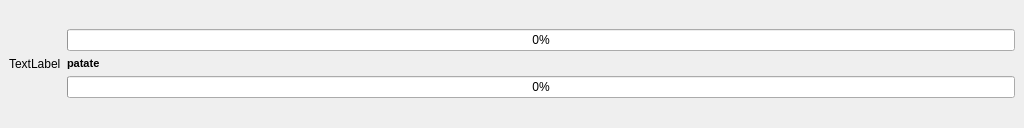
<?xml version="1.0" encoding="UTF-8"?>
<ui version="4.0">
 <class>rumba_loading</class>
 <widget class="QMainWindow" name="rumba_loading">
  <property name="geometry">
   <rect>
    <x>0</x>
    <y>0</y>
    <width>1024</width>
    <height>128</height>
   </rect>
  </property>
  <property name="windowTitle">
   <string>Rumba is busy...</string>
  </property>
  <widget class="QWidget" name="centralwidget">
   <layout class="QHBoxLayout" name="horizontalLayout">
    <item>
     <widget class="QLabel" name="movie_screen">
      <property name="text">
       <string>TextLabel</string>
      </property>
     </widget>
    </item>
    <item>
     <layout class="QVBoxLayout" name="verticalLayout">
      <item>
       <spacer name="verticalSpacer">
        <property name="orientation">
         <enum>Qt::Vertical</enum>
        </property>
        <property name="sizeHint" stdset="0">
         <size>
          <width>20</width>
          <height>40</height>
         </size>
        </property>
       </spacer>
      </item>
      <item>
       <widget class="QProgressBar" name="bar_1">
        <property name="value">
         <number>0</number>
        </property>
       </widget>
      </item>
      <item>
       <widget class="QLabel" name="label_1">
        <property name="minimumSize">
         <size>
          <width>0</width>
          <height>0</height>
         </size>
        </property>
        <property name="maximumSize">
         <size>
          <width>16777215</width>
          <height>16</height>
         </size>
        </property>
        <property name="font">
         <font>
          <pointsize>8</pointsize>
          <weight>75</weight>
          <bold>true</bold>
         </font>
        </property>
        <property name="text">
         <string>patate</string>
        </property>
       </widget>
      </item>
      <item>
       <widget class="QProgressBar" name="bar_2">
        <property name="value">
         <number>0</number>
        </property>
       </widget>
      </item>
      <item>
       <spacer name="verticalSpacer_2">
        <property name="orientation">
         <enum>Qt::Vertical</enum>
        </property>
        <property name="sizeHint" stdset="0">
         <size>
          <width>20</width>
          <height>40</height>
         </size>
        </property>
       </spacer>
      </item>
     </layout>
    </item>
   </layout>
  </widget>
 </widget>
 <resources/>
 <connections/>
</ui>
